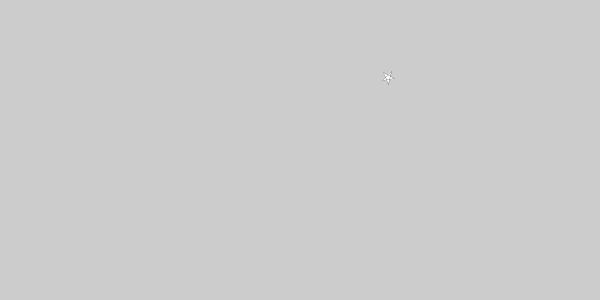
Frame 1 (no input)
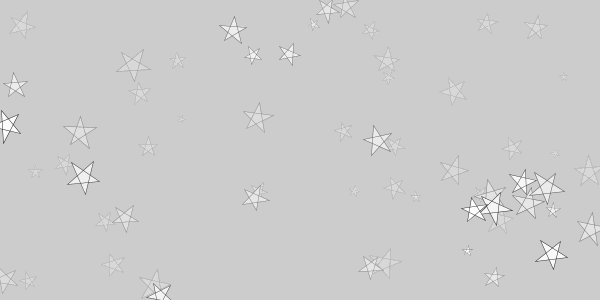
Frame 60 (the mouse pressed at the canvas centre just before this capture)
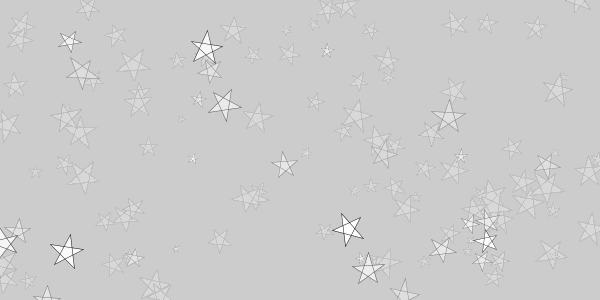
Frame 120 (the mouse held since frame 60 and released just before this capture)

The Processing sketch that drew these frames (run headless with seeded random() and noise(); from frame 60 on, the mouse is pressed at the canvas centre):

// Processing sketch: processing_43496
// ── processing_43496.pde

void setup() {
  size(600, 300);
}

void draw() {
  //画面のリセット
  fill(204, 10);
  noStroke();
  rect(0, 0, width, height);
  //座標変換
  translate(random(width), random(height));
  rotate(random(PI));
  scale(random(0.1, 0.5));
  //配列の定義
  int[] x = {50, 29, 83, 17, 71}; //点A,B,C,D,Eのx座標
  int[] y = {18, 82, 43, 43, 82}; //点A,B,C,D,Eのy座標
  // 5つの点A,B,C,D,Eを順に直線で結び☆を描く
  translate(-50, -50); //☆を原点の位置に座標変換する
  fill(255);
  stroke(0);
  beginShape();
  for (int i = 0; i < x.length; i++) {
    vertex(x[i] + random(-3, 3), y[i] + random(-3, 3));
  }
  endShape(CLOSE);
} 
